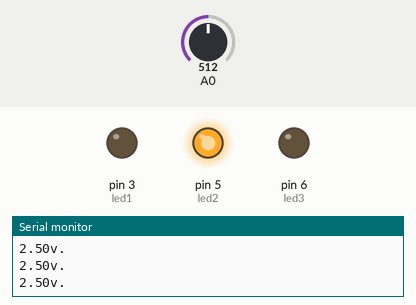
This sketch was run on a simulated Arduino Uno, built with avr-gcc and run on an emulated ATmega328P. Parts: output pins drawn as LEDs (lit = HIGH), the last lines printed to the serial monitor. The test bench sets the inputs (shaded band); at power-on: A0 = 512.

Above: at 1.2 s.
1.3 s: A0 set to 599
2.8 s: A0 set to 629
At 3.8 s:
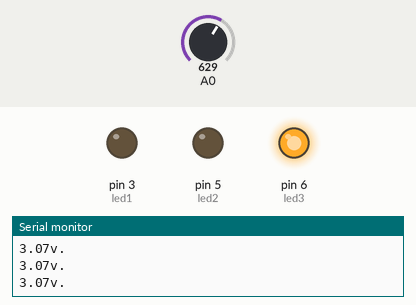
4.3 s: A0 set to 306
At 4.9 s:
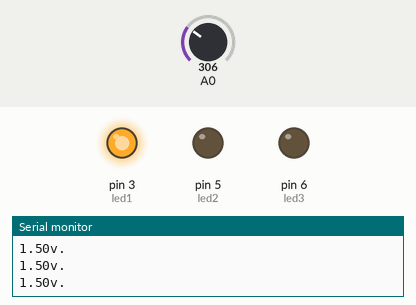
5.8 s: A0 set to 317
At 6.3 s:
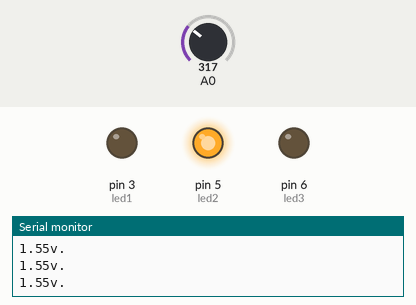
7.3 s: A0 set to 122
At 8.5 s:
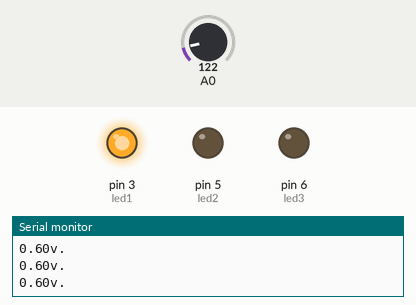
Timing chart, 0 to 9.8 s (numbered marks = the images above; inputs shaded):
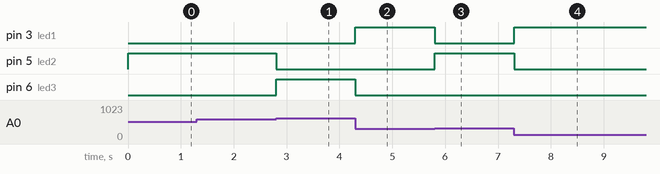

The sketch:

Practica10.ino
```cpp
int led1 = 3;
int led2 = 5;
int led3 = 6;
int corrienteParaElPotenciometro = 1;
void setup() {
  pinMode(A0,INPUT);
  pinMode(5,OUTPUT);
  pinMode(6,OUTPUT);
  pinMode(3,OUTPUT);
  digitalWrite(corrienteParaElPotenciometro,HIGH);
  //habilita el monitor serial
  //velocidad máxima 11,200
  Serial.begin(9600);
}

void loop() {
  //for(int i = 0; i<9; i++){digitalWrite(i,HIGH);}
  double lectura = 0;
  double voltaje = 0;
  //se accede a la lectura
  lectura = analogRead(A0);
  //v -> 1.5v .  1.5v -> 300
  //se transforma la lectura en voltaje
  voltaje = (lectura*5)/1023;
  if(voltaje>=0.0 && voltaje <=1.5){
    digitalWrite(led1,HIGH);
    digitalWrite(led2,LOW);
    digitalWrite(led3,LOW);
  }
  if(voltaje>=1.5 && voltaje<=3.0){
    digitalWrite(led1,LOW);
    digitalWrite(led2,HIGH);
    digitalWrite(led3,LOW);
  }
  if(voltaje>=3.0){
    digitalWrite(led1,LOW);
    digitalWrite(led2,LOW);
    digitalWrite(led3,HIGH);
  }
  Serial.print(voltaje);
  Serial.println("v.");

}
```

Measured:
- the behaviour switches between 613 and 614 on A0 (found by bisection; images 0 and 1)
- the behaviour switches between 306 and 307 on A0 (found by bisection; images 2 and 3)
- after the input at 2.8 s, pin 5 (led2): HIGH → LOW at once; pin 6 (led3): LOW → HIGH at once
- after the input at 4.3 s, pin 3 (led1): LOW → HIGH at once; pin 6 (led3): HIGH → LOW at once
- after the input at 5.8 s, pin 3 (led1): HIGH → LOW at once; pin 5 (led2): LOW → HIGH at once
- after the input at 7.3 s, pin 3 (led1): LOW → HIGH at once; pin 5 (led2): HIGH → LOW at once
